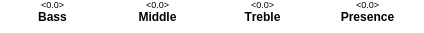
   <widget class="QWidget" name="valPage11">
    <property name="styleSheet">
     <string notr="true">background-color: transparent;</string>
    </property>
    <widget class="QLabel" name="val01Title">
     <property name="geometry">
      <rect>
       <x>5</x>
       <y>9</y>
       <width>95</width>
       <height>15</height>
      </rect>
     </property>
     <property name="font">
      <font>
       <family>Ubuntu</family>
       <weight>75</weight>
       <bold>true</bold>
       <kerning>false</kerning>
      </font>
     </property>
     <property name="styleSheet">
      <string notr="true"/>
     </property>
     <property name="frameShape">
      <enum>QFrame::NoFrame</enum>
     </property>
     <property name="text">
      <string>Bass</string>
     </property>
     <property name="alignment">
      <set>Qt::AlignCenter</set>
     </property>
     <property name="margin">
      <number>0</number>
     </property>
    </widget>
    <widget class="QLabel" name="val02Title">
     <property name="geometry">
      <rect>
       <x>110</x>
       <y>9</y>
       <width>95</width>
       <height>15</height>
      </rect>
     </property>
     <property name="font">
      <font>
       <family>Ubuntu</family>
       <weight>75</weight>
       <bold>true</bold>
       <kerning>false</kerning>
      </font>
     </property>
     <property name="styleSheet">
      <string notr="true"/>
     </property>
     <property name="text">
      <string>Middle</string>
     </property>
     <property name="alignment">
      <set>Qt::AlignCenter</set>
     </property>
    </widget>
    <widget class="QLabel" name="val03Title">
     <property name="geometry">
      <rect>
       <x>215</x>
       <y>9</y>
       <width>95</width>
       <height>15</height>
      </rect>
     </property>
     <property name="font">
      <font>
       <family>Ubuntu</family>
       <weight>75</weight>
       <bold>true</bold>
       <kerning>false</kerning>
      </font>
     </property>
     <property name="styleSheet">
      <string notr="true"/>
     </property>
     <property name="text">
      <string>Treble</string>
     </property>
     <property name="alignment">
      <set>Qt::AlignCenter</set>
     </property>
    </widget>
    <widget class="QLabel" name="val04Title">
     <property name="geometry">
      <rect>
       <x>320</x>
       <y>9</y>
       <width>95</width>
       <height>15</height>
      </rect>
     </property>
     <property name="font">
      <font>
       <family>Ubuntu</family>
       <weight>75</weight>
       <bold>true</bold>
       <kerning>false</kerning>
      </font>
     </property>
     <property name="styleSheet">
      <string notr="true"/>
     </property>
     <property name="text">
      <string>Presence</string>
     </property>
     <property name="alignment">
      <set>Qt::AlignCenter</set>
     </property>
    </widget>
    <widget class="QLabel" name="val01">
     <property name="geometry">
      <rect>
       <x>5</x>
       <y>-3</y>
       <width>95</width>
       <height>15</height>
      </rect>
     </property>
     <property name="font">
      <font>
       <family>Ubuntu</family>
       <pointsize>7</pointsize>
       <kerning>false</kerning>
      </font>
     </property>
     <property name="text">
      <string>&lt;0.0&gt;</string>
     </property>
     <property name="alignment">
      <set>Qt::AlignCenter</set>
     </property>
    </widget>
    <widget class="QLabel" name="val02">
     <property name="geometry">
      <rect>
       <x>110</x>
       <y>-3</y>
       <width>95</width>
       <height>15</height>
      </rect>
     </property>
     <property name="font">
      <font>
       <family>Ubuntu</family>
       <pointsize>7</pointsize>
       <kerning>false</kerning>
      </font>
     </property>
     <property name="text">
      <string>&lt;0.0&gt;</string>
     </property>
     <property name="alignment">
      <set>Qt::AlignCenter</set>
     </property>
    </widget>
    <widget class="QLabel" name="val03">
     <property name="geometry">
      <rect>
       <x>215</x>
       <y>-3</y>
       <width>95</width>
       <height>15</height>
      </rect>
     </property>
     <property name="font">
      <font>
       <family>Ubuntu</family>
       <pointsize>7</pointsize>
       <kerning>false</kerning>
      </font>
     </property>
     <property name="text">
      <string>&lt;0.0&gt;</string>
     </property>
     <property name="alignment">
      <set>Qt::AlignCenter</set>
     </property>
    </widget>
    <widget class="QLabel" name="val04">
     <property name="geometry">
      <rect>
       <x>320</x>
       <y>-3</y>
       <width>95</width>
       <height>15</height>
      </rect>
     </property>
     <property name="font">
      <font>
       <family>Ubuntu</family>
       <pointsize>7</pointsize>
       <kerning>false</kerning>
      </font>
     </property>
     <property name="text">
      <string>&lt;0.0&gt;</string>
     </property>
     <property name="alignment">
      <set>Qt::AlignCenter</set>
     </property>
    </widget>
   </widget>
